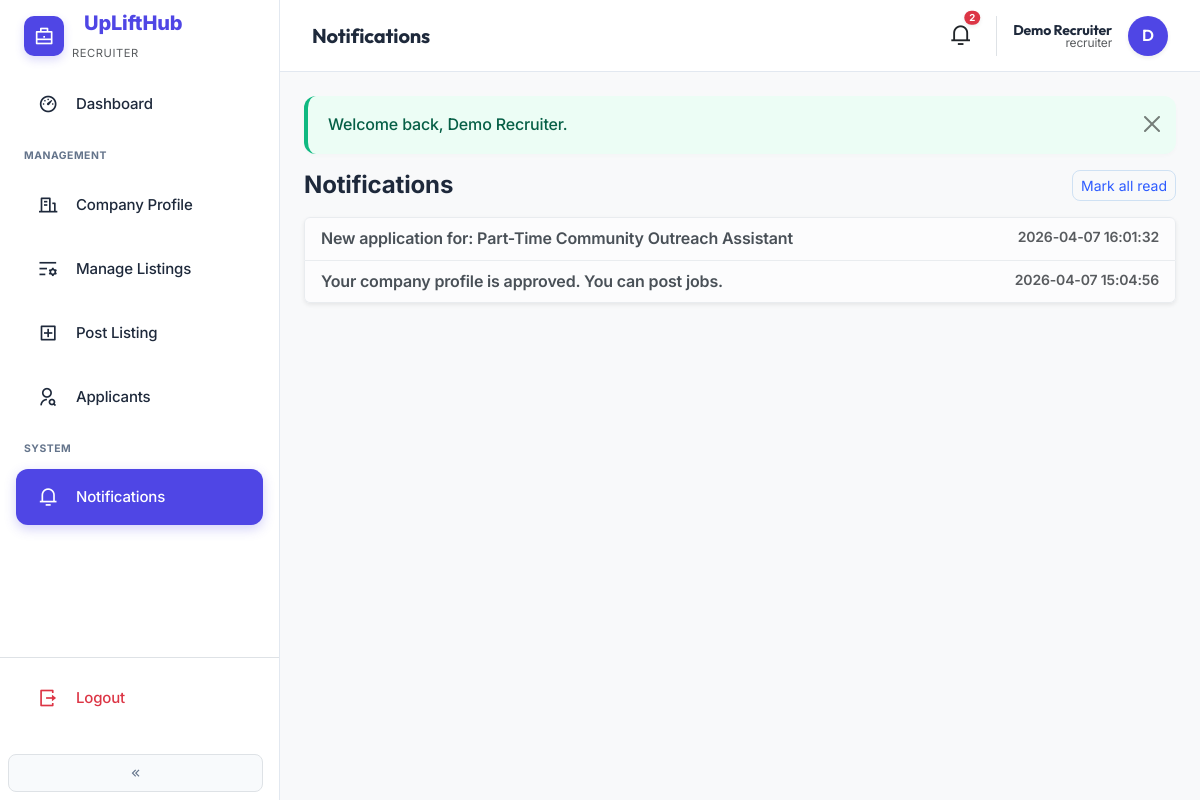
The page /recruiter/notifications.php (signed in) on the database its author committed.
### tables this page shows
CREATE TABLE `notifications` (
  `id` int(10) UNSIGNED NOT NULL,
  `user_id` int(10) UNSIGNED NOT NULL,
  `message` varchar(500) NOT NULL,
  `type` varchar(50) NOT NULL DEFAULT 'info',
  `is_read` tinyint(1) NOT NULL DEFAULT 0,
  `created_at` timestamp NOT NULL DEFAULT current_timestamp()
);

### includes/functions.php (called while the page is built, shortened)
<?php
function e(string $s): string
{
    return htmlspecialchars($s, ENT_QUOTES, 'UTF-8');
}

### recruiter/notifications.php (the view, shortened to what this page needs)
<?php
$pdo = db();
$uid = current_user()['id'];
$list = $pdo->prepare('SELECT id, message, type, is_read, created_at FROM notifications WHERE user_id = ? ORDER BY created_at DESC');
$list->execute([$uid]);
$items = $list->fetchAll();
require dirname(__DIR__) . '/includes/partials/dashboard-start.php';
?>
<div class="d-flex justify-content-between align-items-center mb-3">
  <h1 class="h4 fw-bold mb-0 reveal reveal-fade">Notifications</h1>
  <form method="post" class="m-0">
    <button type="submit" class="btn btn-sm btn-outline-uplift">Mark all read</button>
  </form>
</div>
<ul class="list-group shadow-sm reveal reveal-up">
  <?php foreach ($items as $n): ?>
    <li class="list-group-item <?= (int) $n['is_read'] === 0 ? 'list-group-item-light fw-semibold' : '' ?>">
      <div class="d-flex justify-content-between gap-2">
        <span><?= e($n['message']) ?></span>
        <small class="text-muted text-nowrap"><?= e((string) $n['created_at']) ?></small>
      </div>
    </li>
  <?php endforeach; ?>
</ul>
<?php require dirname(__DIR__) . '/includes/partials/dashboard-end.php'; ?>

### assets/css/uplifthub.css (style rules this page uses)
:root { --uplift-indigo: #2D5BFF; --uplift-indigo-dark: #1E3BB3; --uplift-blue: #2D5BFF; --uplift-black: #1A1D23; --uplift-green: #34D399; --uplift-orange: #F59E0B; --uplift-purple: #8B5CF6; --uplift-soft-blue: #F8FAFE; --uplift-card-bg: #ffffff; --uplift-sidebar: #f5f7fb; --uplift-border: rgba(0,0,0,0.06); }
.uplift-body { --bg: #ffffff; --section-alt: var(--uplift-soft-blue); --panel: #ffffff; --muted: #64748b; color: var(--uplift-black); background-color: var(--bg); font-family: 'Inter', system-ui, -apple-system, sans-serif; line-height: 1.6; }
.btn-outline-uplift { border-color: rgba(25,118,210,0.18); color: var(--uplift-blue); background: transparent; border-radius: 0.5rem; }

### assets/css/animations.css (style rules this page uses)
.reveal { opacity: 0; transition: opacity 0.8s cubic-bezier(0.25, 0.46, 0.45, 0.94), transform 0.8s cubic-bezier(0.25, 0.46, 0.45, 0.94); will-change: opacity, transform; }
.reveal-up { transform: translateY(40px); }
.reveal-fade { transform: none; }
.reveal.reveal-visible { opacity: 1; transform: translateY(0) translateX(0) scale(1); }

### assets/css/admin-premium.css (style rules this page uses)
:root { --admin-indigo: #4F46E5; --admin-indigo-light: #818CF8; --admin-indigo-soft: rgba(79, 70, 229, 0.08); --admin-bg: #F8FAFC; --admin-card-bg: #FFFFFF; --admin-sidebar-bg: #FFFFFF; --admin-border: #E2E8F0; --admin-text-main: #1E293B; --admin-text-muted: #64748B; --admin-radius: 0.75rem; --admin-shadow: 0 4px 6px -1px rgba(0, 0, 0, 0.1), 0 2px 4px -1px rgba(0, 0, 0, 0.06); --admin-shadow-lg: 0 10px 15px -3px rgba(0, 0, 0, 0.1), 0 4px 6px -2px rgba(0, 0, 0, 0.05); }
body.admin-body { background-color: var(--admin-bg); color: var(--admin-text-main); font-family: 'Inter', 'Outfit', sans-serif; letter-spacing: -0.01em; }
* { transition: background-color 0.2s, border-color 0.2s, color 0.2s, transform 0.2s; }

### rows shown on the page
notifications: message "New application for: Part-Time Community Outreach Assistant", created_at "2026-04-07 16:01:32"
notifications: message "Your company profile is approved. You can post jobs.", created_at "2026-04-07 15:04:56"

### other values the page prints
$pageTitle "Notifications"
$notifCount "2"
$u['name'] "Demo Recruiter"
$role === 'admin' ? 'Administrator' : $role "recruiter"
substr($u['name'], 0, 1) "D"
$f['message'] "Welcome back, Demo Recruiter."
